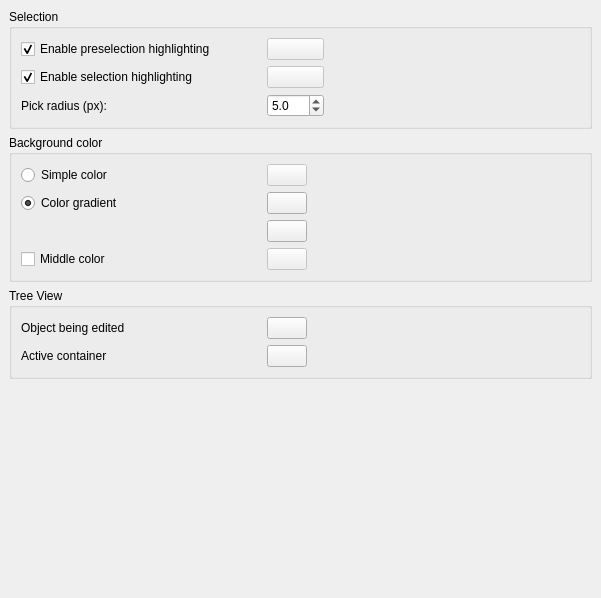
<?xml version="1.0" encoding="UTF-8"?>
<ui version="4.0">
 <class>Gui::Dialog::DlgSettingsViewColor</class>
 <widget class="QWidget" name="Gui::Dialog::DlgSettingsViewColor">
  <property name="geometry">
   <rect>
    <x>0</x>
    <y>0</y>
    <width>601</width>
    <height>598</height>
   </rect>
  </property>
  <property name="windowTitle">
   <string>Colors</string>
  </property>
  <layout class="QGridLayout">
   <property name="leftMargin">
    <number>9</number>
   </property>
   <property name="topMargin">
    <number>9</number>
   </property>
   <property name="rightMargin">
    <number>9</number>
   </property>
   <property name="bottomMargin">
    <number>9</number>
   </property>
   <property name="spacing">
    <number>6</number>
   </property>
   <item row="0" column="0">
    <widget class="QGroupBox" name="groupBoxSelection">
     <property name="title">
      <string>Selection</string>
     </property>
     <layout class="QGridLayout">
      <property name="leftMargin">
       <number>9</number>
      </property>
      <property name="topMargin">
       <number>9</number>
      </property>
      <property name="rightMargin">
       <number>9</number>
      </property>
      <property name="bottomMargin">
       <number>9</number>
      </property>
      <property name="spacing">
       <number>6</number>
      </property>
      <item row="0" column="1">
       <spacer name="spacer_4">
        <property name="orientation">
         <enum>Qt::Horizontal</enum>
        </property>
        <property name="sizeHint" stdset="0">
         <size>
          <width>183</width>
          <height>23</height>
         </size>
        </property>
       </spacer>
      </item>
      <item row="0" column="0">
       <layout class="QGridLayout" name="_3">
        <property name="leftMargin">
         <number>0</number>
        </property>
        <property name="topMargin">
         <number>0</number>
        </property>
        <property name="rightMargin">
         <number>0</number>
        </property>
        <property name="bottomMargin">
         <number>0</number>
        </property>
        <property name="spacing">
         <number>6</number>
        </property>
        <item row="1" column="1">
         <widget class="Gui::PrefColorButton" name="SelectionColor">
          <property name="enabled">
           <bool>false</bool>
          </property>
          <property name="text">
           <string/>
          </property>
          <property name="color" stdset="0">
           <color>
            <red>28</red>
            <green>173</green>
            <blue>28</blue>
           </color>
          </property>
          <property name="prefEntry" stdset="0">
           <cstring>SelectionColor</cstring>
          </property>
          <property name="prefPath" stdset="0">
           <cstring>View</cstring>
          </property>
         </widget>
        </item>
        <item row="0" column="0">
         <widget class="Gui::PrefCheckBox" name="checkBoxPreselection">
          <property name="minimumSize">
           <size>
            <width>240</width>
            <height>0</height>
           </size>
          </property>
          <property name="text">
           <string>Enable preselection highlighting</string>
          </property>
          <property name="checked">
           <bool>true</bool>
          </property>
          <property name="prefEntry" stdset="0">
           <cstring>EnablePreselection</cstring>
          </property>
          <property name="prefPath" stdset="0">
           <cstring>View</cstring>
          </property>
         </widget>
        </item>
        <item row="0" column="1">
         <widget class="Gui::PrefColorButton" name="HighlightColor">
          <property name="enabled">
           <bool>false</bool>
          </property>
          <property name="sizePolicy">
           <sizepolicy hsizetype="MinimumExpanding" vsizetype="Fixed">
            <horstretch>0</horstretch>
            <verstretch>0</verstretch>
           </sizepolicy>
          </property>
          <property name="text">
           <string/>
          </property>
          <property name="color" stdset="0">
           <color>
            <red>225</red>
            <green>225</green>
            <blue>20</blue>
           </color>
          </property>
          <property name="prefEntry" stdset="0">
           <cstring>HighlightColor</cstring>
          </property>
          <property name="prefPath" stdset="0">
           <cstring>View</cstring>
          </property>
         </widget>
        </item>
        <item row="1" column="0">
         <widget class="Gui::PrefCheckBox" name="checkBoxSelection">
          <property name="text">
           <string>Enable selection highlighting</string>
          </property>
          <property name="checked">
           <bool>true</bool>
          </property>
          <property name="prefEntry" stdset="0">
           <cstring>EnableSelection</cstring>
          </property>
          <property name="prefPath" stdset="0">
           <cstring>View</cstring>
          </property>
         </widget>
        </item>
        <item row="2" column="0">
         <widget class="QLabel" name="label">
          <property name="text">
           <string>Pick radius (px):</string>
          </property>
         </widget>
        </item>
        <item row="2" column="1">
         <widget class="Gui::PrefDoubleSpinBox" name="spinPickRadius">
          <property name="toolTip">
           <string>Sets the area of confusion for picking elements in 3D view. Larger value makes it easier to pick stuff, but will make some small features impossible to select.</string>
          </property>
          <property name="inputMethodHints">
           <set>Qt::ImhPreferNumbers</set>
          </property>
          <property name="decimals">
           <number>1</number>
          </property>
          <property name="minimum">
           <double>0.500000000000000</double>
          </property>
          <property name="maximum">
           <double>200.000000000000000</double>
          </property>
          <property name="value">
           <double>5.000000000000000</double>
          </property>
          <property name="prefEntry" stdset="0">
           <cstring>PickRadius</cstring>
          </property>
          <property name="prefPath" stdset="0">
           <cstring>View</cstring>
          </property>
         </widget>
        </item>
       </layout>
      </item>
     </layout>
    </widget>
   </item>
   <item row="1" column="0">
    <widget class="QGroupBox" name="groupBoxColor">
     <property name="title">
      <string>Background color</string>
     </property>
     <layout class="QGridLayout">
      <property name="leftMargin">
       <number>9</number>
      </property>
      <property name="topMargin">
       <number>9</number>
      </property>
      <property name="rightMargin">
       <number>9</number>
      </property>
      <property name="bottomMargin">
       <number>9</number>
      </property>
      <property name="spacing">
       <number>6</number>
      </property>
      <item row="0" column="1">
       <spacer name="spacer">
        <property name="orientation">
         <enum>Qt::Horizontal</enum>
        </property>
        <property name="sizeHint" stdset="0">
         <size>
          <width>40</width>
          <height>20</height>
         </size>
        </property>
       </spacer>
      </item>
      <item row="0" column="0">
       <layout class="QGridLayout" name="_4">
        <property name="leftMargin">
         <number>0</number>
        </property>
        <property name="topMargin">
         <number>0</number>
        </property>
        <property name="rightMargin">
         <number>0</number>
        </property>
        <property name="bottomMargin">
         <number>0</number>
        </property>
        <property name="spacing">
         <number>6</number>
        </property>
        <item row="2" column="0">
         <spacer name="spacer_2">
          <property name="orientation">
           <enum>Qt::Horizontal</enum>
          </property>
          <property name="sizeType">
           <enum>QSizePolicy::Minimum</enum>
          </property>
          <property name="sizeHint" stdset="0">
           <size>
            <width>171</width>
            <height>20</height>
           </size>
          </property>
         </spacer>
        </item>
        <item row="0" column="1">
         <widget class="Gui::PrefColorButton" name="SelectionColor_Background">
          <property name="enabled">
           <bool>false</bool>
          </property>
          <property name="sizePolicy">
           <sizepolicy hsizetype="MinimumExpanding" vsizetype="Fixed">
            <horstretch>0</horstretch>
            <verstretch>0</verstretch>
           </sizepolicy>
          </property>
          <property name="text">
           <string/>
          </property>
          <property name="color" stdset="0">
           <color>
            <red>20</red>
            <green>20</green>
            <blue>163</blue>
           </color>
          </property>
          <property name="prefEntry" stdset="0">
           <cstring>BackgroundColor</cstring>
          </property>
          <property name="prefPath" stdset="0">
           <cstring>View</cstring>
          </property>
         </widget>
        </item>
        <item row="3" column="0">
         <widget class="Gui::PrefCheckBox" name="checkMidColor">
          <property name="text">
           <string>Middle color</string>
          </property>
          <property name="prefEntry" stdset="0">
           <cstring>UseBackgroundColorMid</cstring>
          </property>
          <property name="prefPath" stdset="0">
           <cstring>View</cstring>
          </property>
         </widget>
        </item>
        <item row="2" column="1">
         <widget class="Gui::PrefColorButton" name="backgroundColorTo">
          <property name="text">
           <string/>
          </property>
          <property name="color" stdset="0">
           <color>
            <red>151</red>
            <green>151</green>
            <blue>170</blue>
           </color>
          </property>
          <property name="prefEntry" stdset="0">
           <cstring>BackgroundColor3</cstring>
          </property>
          <property name="prefPath" stdset="0">
           <cstring>View</cstring>
          </property>
         </widget>
        </item>
        <item row="3" column="1">
         <widget class="Gui::PrefColorButton" name="backgroundColorMid">
          <property name="enabled">
           <bool>false</bool>
          </property>
          <property name="text">
           <string/>
          </property>
          <property name="color" stdset="0">
           <color>
            <red>111</red>
            <green>111</green>
            <blue>147</blue>
           </color>
          </property>
          <property name="prefEntry" stdset="0">
           <cstring>BackgroundColor4</cstring>
          </property>
          <property name="prefPath" stdset="0">
           <cstring>View</cstring>
          </property>
         </widget>
        </item>
        <item row="1" column="0">
         <widget class="Gui::PrefRadioButton" name="radioButtonGradient">
          <property name="text">
           <string>Color gradient</string>
          </property>
          <property name="checked">
           <bool>true</bool>
          </property>
          <property name="prefEntry" stdset="0">
           <cstring>Gradient</cstring>
          </property>
          <property name="prefPath" stdset="0">
           <cstring>View</cstring>
          </property>
         </widget>
        </item>
        <item row="1" column="1">
         <widget class="Gui::PrefColorButton" name="backgroundColorFrom">
          <property name="text">
           <string/>
          </property>
          <property name="color" stdset="0">
           <color>
            <red>51</red>
            <green>51</green>
            <blue>101</blue>
           </color>
          </property>
          <property name="prefEntry" stdset="0">
           <cstring>BackgroundColor2</cstring>
          </property>
          <property name="prefPath" stdset="0">
           <cstring>View</cstring>
          </property>
         </widget>
        </item>
        <item row="0" column="0">
         <widget class="Gui::PrefRadioButton" name="radioButtonSimple">
          <property name="minimumSize">
           <size>
            <width>240</width>
            <height>0</height>
           </size>
          </property>
          <property name="text">
           <string>Simple color</string>
          </property>
          <property name="prefEntry" stdset="0">
           <cstring>Simple</cstring>
          </property>
          <property name="prefPath" stdset="0">
           <cstring>View</cstring>
          </property>
         </widget>
        </item>
       </layout>
      </item>
     </layout>
    </widget>
   </item>
   <item row="2" column="0">
    <widget class="QGroupBox" name="groupBoxTree">
     <property name="title">
      <string>Tree View</string>
     </property>
     <layout class="QGridLayout">
      <property name="leftMargin">
       <number>9</number>
      </property>
      <property name="topMargin">
       <number>9</number>
      </property>
      <property name="rightMargin">
       <number>9</number>
      </property>
      <property name="bottomMargin">
       <number>9</number>
      </property>
      <property name="spacing">
       <number>6</number>
      </property>
      <item row="0" column="1">
       <spacer name="spacer_5">
        <property name="orientation">
         <enum>Qt::Horizontal</enum>
        </property>
        <property name="sizeHint" stdset="0">
         <size>
          <width>183</width>
          <height>23</height>
         </size>
        </property>
       </spacer>
      </item>
      <item row="0" column="0">
       <layout class="QGridLayout">
        <property name="leftMargin">
         <number>0</number>
        </property>
        <property name="topMargin">
         <number>0</number>
        </property>
        <property name="rightMargin">
         <number>0</number>
        </property>
        <property name="bottomMargin">
         <number>0</number>
        </property>
        <property name="spacing">
         <number>6</number>
        </property>
        <item row="0" column="0">
         <widget class="QLabel" name="label_2">
          <property name="minimumSize">
           <size>
            <width>240</width>
            <height>0</height>
           </size>
          </property>
          <property name="text">
           <string>Object being edited</string>
          </property>
         </widget>
        </item>
        <item row="0" column="1">
         <widget class="Gui::PrefColorButton" name="TreeEditColor">
          <property name="sizePolicy">
           <sizepolicy hsizetype="MinimumExpanding" vsizetype="Fixed">
            <horstretch>0</horstretch>
            <verstretch>0</verstretch>
           </sizepolicy>
          </property>
          <property name="color" stdset="0">
           <color>
            <red>255</red>
            <green>255</green>
            <blue>0</blue>
           </color>
          </property>
          <property name="prefEntry" stdset="0">
           <cstring>TreeEditColor</cstring>
          </property>
          <property name="prefPath" stdset="0">
           <cstring>TreeView</cstring>
          </property>
         </widget>
        </item>
        <item row="1" column="0">
         <widget class="QLabel" name="label_3">
          <property name="text">
           <string>Active container</string>
          </property>
         </widget>
        </item>
        <item row="1" column="1">
         <widget class="Gui::PrefColorButton" name="TreeActiveColor">
          <property name="sizePolicy">
           <sizepolicy hsizetype="MinimumExpanding" vsizetype="Fixed">
            <horstretch>0</horstretch>
            <verstretch>0</verstretch>
           </sizepolicy>
          </property>
          <property name="color" stdset="0">
           <color>
            <red>230</red>
            <green>230</green>
            <blue>255</blue>
           </color>
          </property>
          <property name="prefEntry" stdset="0">
           <cstring>TreeActiveColor</cstring>
          </property>
          <property name="prefPath" stdset="0">
           <cstring>TreeView</cstring>
          </property>
         </widget>
        </item>
       </layout>
      </item>
     </layout>
    </widget>
   </item>
   <item row="3" column="0">
    <spacer name="spacer_3">
     <property name="orientation">
      <enum>Qt::Vertical</enum>
     </property>
     <property name="sizeHint" stdset="0">
      <size>
       <width>20</width>
       <height>40</height>
      </size>
     </property>
    </spacer>
   </item>
  </layout>
 </widget>
 <customwidgets>
  <customwidget>
   <class>Gui::ColorButton</class>
   <extends>QPushButton</extends>
   <header>Gui/Widgets.h</header>
  </customwidget>
  <customwidget>
   <class>Gui::PrefColorButton</class>
   <extends>Gui::ColorButton</extends>
   <header>Gui/PrefWidgets.h</header>
  </customwidget>
  <customwidget>
   <class>Gui::PrefRadioButton</class>
   <extends>QRadioButton</extends>
   <header>Gui/PrefWidgets.h</header>
  </customwidget>
  <customwidget>
   <class>Gui::PrefCheckBox</class>
   <extends>QCheckBox</extends>
   <header>Gui/PrefWidgets.h</header>
  </customwidget>
  <customwidget>
   <class>Gui::PrefDoubleSpinBox</class>
   <extends>QDoubleSpinBox</extends>
   <header>Gui/PrefWidgets.h</header>
  </customwidget>
 </customwidgets>
 <tabstops>
  <tabstop>checkBoxPreselection</tabstop>
  <tabstop>HighlightColor</tabstop>
  <tabstop>checkBoxSelection</tabstop>
  <tabstop>SelectionColor</tabstop>
  <tabstop>spinPickRadius</tabstop>
  <tabstop>radioButtonSimple</tabstop>
  <tabstop>SelectionColor_Background</tabstop>
  <tabstop>radioButtonGradient</tabstop>
  <tabstop>backgroundColorFrom</tabstop>
  <tabstop>backgroundColorTo</tabstop>
  <tabstop>checkMidColor</tabstop>
  <tabstop>backgroundColorMid</tabstop>
 </tabstops>
 <resources/>
 <connections>
  <connection>
   <sender>checkBoxPreselection</sender>
   <signal>toggled(bool)</signal>
   <receiver>HighlightColor</receiver>
   <slot>setEnabled(bool)</slot>
   <hints>
    <hint type="sourcelabel">
     <x>70</x>
     <y>45</y>
    </hint>
    <hint type="destinationlabel">
     <x>310</x>
     <y>54</y>
    </hint>
   </hints>
  </connection>
  <connection>
   <sender>checkBoxSelection</sender>
   <signal>toggled(bool)</signal>
   <receiver>SelectionColor</receiver>
   <slot>setEnabled(bool)</slot>
   <hints>
    <hint type="sourcelabel">
     <x>158</x>
     <y>76</y>
    </hint>
    <hint type="destinationlabel">
     <x>291</x>
     <y>75</y>
    </hint>
   </hints>
  </connection>
  <connection>
   <sender>checkMidColor</sender>
   <signal>toggled(bool)</signal>
   <receiver>backgroundColorMid</receiver>
   <slot>setEnabled(bool)</slot>
   <hints>
    <hint type="sourcelabel">
     <x>114</x>
     <y>363</y>
    </hint>
    <hint type="destinationlabel">
     <x>310</x>
     <y>365</y>
    </hint>
   </hints>
  </connection>
  <connection>
   <sender>radioButtonSimple</sender>
   <signal>toggled(bool)</signal>
   <receiver>SelectionColor_Background</receiver>
   <slot>setEnabled(bool)</slot>
   <hints>
    <hint type="sourcelabel">
     <x>103</x>
     <y>282</y>
    </hint>
    <hint type="destinationlabel">
     <x>310</x>
     <y>284</y>
    </hint>
   </hints>
  </connection>
  <connection>
   <sender>radioButtonGradient</sender>
   <signal>toggled(bool)</signal>
   <receiver>backgroundColorFrom</receiver>
   <slot>setEnabled(bool)</slot>
   <hints>
    <hint type="sourcelabel">
     <x>110</x>
     <y>309</y>
    </hint>
    <hint type="destinationlabel">
     <x>310</x>
     <y>311</y>
    </hint>
   </hints>
  </connection>
  <connection>
   <sender>radioButtonGradient</sender>
   <signal>toggled(bool)</signal>
   <receiver>backgroundColorTo</receiver>
   <slot>setEnabled(bool)</slot>
   <hints>
    <hint type="sourcelabel">
     <x>77</x>
     <y>309</y>
    </hint>
    <hint type="destinationlabel">
     <x>310</x>
     <y>338</y>
    </hint>
   </hints>
  </connection>
  <connection>
   <sender>radioButtonSimple</sender>
   <signal>toggled(bool)</signal>
   <receiver>checkMidColor</receiver>
   <slot>setDisabled(bool)</slot>
   <hints>
    <hint type="sourcelabel">
     <x>99</x>
     <y>282</y>
    </hint>
    <hint type="destinationlabel">
     <x>93</x>
     <y>363</y>
    </hint>
   </hints>
  </connection>
 </connections>
</ui>
